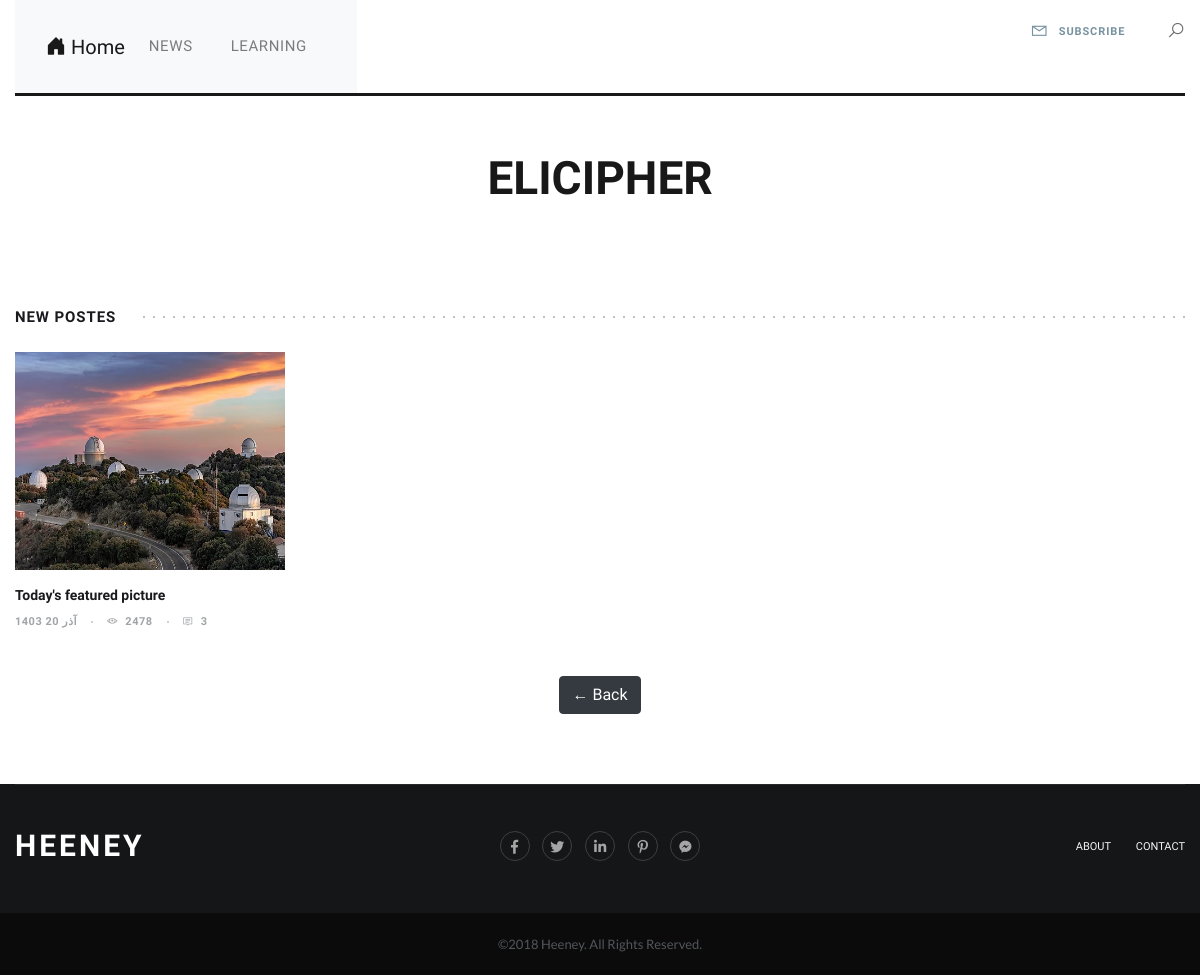
The app's page /home/page/3/ with its own data.
### home/models.py (models this page shows, shortened)
class Category(models.Model):
    Parent = models.ForeignKey('self' , default= None , null=True , blank= True , on_delete= models.SET_NULL , related_name="childeren" , verbose_name= "زیر دسته ")
    title = models.CharField(max_length=100 , verbose_name="عنوان دسته بندی")
    sluge = models.SlugField(max_length=100,unique=True , verbose_name= "آدرس دسته بندی")
    status = models.BooleanField(max_length=1  , verbose_name= "آيا نمایش داده شود؟")
    position = models.IntegerField(verbose_name= "پوزیشن")
    class Meta():
        verbose_name = "دسته بندی"
        verbose_name_plural = "دسته بندی ها"
        ordering = ['Parent__id','position']
    objects = CategoryManger()

class Article(models.Model):
    STATUS_CHOICES =(
        ('d' , 'پیش نویس'),
        ('p' , 'منتشر شده'),
    )
    title = models.CharField(max_length=100 , verbose_name="عنوان مقاله")
    sluge = models.SlugField(max_length=100,unique=True , verbose_name= "آدرس")
    description = models.TextField(verbose_name="محتوای مقاله")
    image = models.ImageField(upload_to="images", verbose_name= "تصویر مقاله")
    publish = models.DateTimeField(default=timezone.now , verbose_name= "زمان انتشار")
    created = models.DateField(auto_now_add=True)
    updated = models.DateField(auto_now=True)
    status = models.CharField(max_length=1 , choices=STATUS_CHOICES , verbose_name= "وضعیت")
    Category = models.ManyToManyField(Category , verbose_name= "دسته بندی", related_name= "Articles")
    class Meta():
        verbose_name = "مقاله"
        verbose_name_plural = "مقالات"
    def jpublish(self):
        return time_Converter(self.publish)
    objects = ArticleManger()

### home/views.py (the view)
# urls.py: 2. Add a URL to urlpatterns:  path('', views.home, name='home')
def home(request , page=1):
    Article_list = Article.objects.Published()
    paginator = Paginator(Article_list, 4)
    articles = paginator.get_page(page)
    context = {
        "Articles" : articles,
        }
    return render(request , 'home.html',context)

### extentions/jalali.py (called while the page is built)
    def persian_tuple(self):
        return self.persian_year, self.persian_month, self.persian_day

### extentions/utils.py (called while the page is built)
def time_Converter(time):
    mahhaye_shamsi = ['فروردین', 'اردیبهشت', 'خرداد', 'تیر', 'مرداد', 'شهریور', 'مهر', 'آبان', 'آذر', 'دی', 'بهمن', 'اسفند']
    time_to_str = "{},{},{}".format(time.year , time.month , time.day)
    time_to_tuple = jalali.Gregorian(time_to_str).persian_tuple()
    time_to_list = list(time_to_tuple)
    for index , mounth in enumerate(mahhaye_shamsi):
        if time_to_list[1] == index+1 :
            time_to_list[1] = mounth
            break
    output = "{} {} {}".format(
        time_to_list[0],
        time_to_list[1],
        time_to_list[2],
        time.hour,
        time.minute,
    )
    return output

### home/models.py (called while the page is built)
    def Published(self):
        return self.filter(status = 'p')

### home/templatetags/base_tags.py (called while the page is built)
@register.inclusion_tag("partials/category_navbar.html")
def Category_Navbar():
    return {"Category" : Category.objects.all()}

### home/templates/home.html (shortened to what this page needs)
{% extends 'Base.html' %}
{% block posts %}
<section class="blog-section feat-stors sec-padding">
	<div class="container">
	  <div class="sec-title">
		<h3>NEW POSTES</h3>
	  </div>
	  <div class="blog-items">
		<div class="row">
		  {% for post in Articles %}
		  <div class="col-lg-3 col-md-6 col-sm-6 col-12">
			<div class="blog-item">
			  <div class="blog-img">
				<img src="{{ post.image.url }}" width="219" height="218">
			  </div>
			  <div class="blog-info">
				<h3 class="post-title"><a href="{% url 'detail' post.sluge %}" title="">{{ post.title }}</a></h3>
				<ul class="meta">
				  <li>{{ post.jpublish }}</li>
				  <li><i class="la la-eye"></i>2478</li>
				  <li><a href="#" title=""><i class="la la-comment-o"></i>3</a></li>
				</ul>
			  </div>
			</div>
	  </div>
	{% endfor %}
	</div>
  </section>
{% endblock %}
{% block btn_home %}
{% if Articles.has_previous %}
<a class="btn btn-dark" href="{% url 'home' Articles.previous_page_number %}" role="button"> ← Back</a>
{% endif %}
</div>
‍‍‍‍‍‍‍{% endblock %}

### home/templates/partials/category_navbar.html (shortened to what this page needs)
<nav class="navbar navbar-expand-lg navbar-light bg-light">
    <div class="container-fluid">
      <a class="navbar-brand" href="#">
        <i class="bi bi-house-door-fill"></i> Home
      </a>
      <div class="collapse navbar-collapse" id="navbarCategoryMenu">
        <ul class="navbar-nav">
          {% for category in Category %}
            {% if category.Parent == None %}
            <li class="nav-item dropdown">
              <a class="nav-link dropdown-toggle" href=""
                 role="button" data-bs-toggle="dropdown" aria-expanded="false">
                {{ category.title }}
              </a>
            </li>
            {% endif %}
          {% endfor %}
        </ul>
      </div>
    </div>
  </nav>

### home/static/blog/css/style.css (style rules this page uses)
html, body, div, span, applet, object, iframe, h1, h2, h3, h4, h5, h6, p, blockquote, pre, a, abbr, acronym, address, big, cite, code, del, dfn, em, img, ins, kbd, q, s, samp, small, strike, strong, sub, sup, tt, var, b, u, i, center, dl, dt, dd, ol, ul, li, fieldset, form, label, legend, table, caption, tbody, tfoot, thead, tr, th, td, article, aside, canvas, details, embed, figure, figcaption, footer, header, hgroup, menu, nav, output, ruby, section, summary, time, mark, audio, video { margin: 0; padding: 0; border: 0; font-size: 100%; font: inherit; vertical-align: baseline; }
article, aside, details, figcaption, figure, footer, header, hgroup, menu, nav, section { display: block; }
body { overflow-x: hidden; font-family: 'Muli', sans-serif; line-height: 1; color: #9c9c9c; font-size: 15px; font-weight: 400; line-height: 22px; }
ul { list-style: none; }
* { margin:0; padding: 0; }
section { display: block; position: relative; }
img { display: inline-block; margin-bottom: -6px; }
.container { padding: 0; }
.sec-padding { padding: 50px 0; }
.blog-img:before, .page-img:before, .social-links li a, .social-links li a:before, .social-links li a:after, .blog-img > img, .blog-item:hover .blog-img > img, .page-link, .wd-post > img, .penc-img, .catgs-links li a, .search-page, .sub-menu, .sub-menu li a, .sub-menu li a:before, .side-menu, .menu-list ul li a, .menu-btn > a span, .post-control ul li, .post-control ul li a { -webkit-transition: all 0.4s linear; -moz-transition: all 0.4s linear; -ms-transition: all 0.4s linear; -o-transition: all 0.4s linear; transition: all 0.4s linear; }
nav { display: inline-block; }
nav ul li { display: inline-block; padding: 19px 11px 20px 11px; position: relative; }
nav ul li a { display: inline-block; color: #1a191e; font-size: 11px; font-weight: 800; text-transform: uppercase; letter-spacing: 0.6px; }
nav ul li:first-child { padding-left: 0; }
.blog-img:before, .page-img:before { content: ''; position: absolute; top: 0; left: 0; width: 100%; height: 100%; background-color: rgba(42,42,42,0.30); z-index: 9; opacity: 0; visibility: hidden; }
.sec-title { position: relative; margin-bottom: 24px; margin-top: -5px; }
.sec-title:before { content: ''; position: absolute; top: 50%; left: 0; width: 100%; height: 1px; background-image: linear-gradient(to right, transparent 80%, #818182 15%); background-size: 10px 100%; background-repeat: repeat-x; -webkit-transform: translateY(-50%); -moz-transform: translateY(-50%); -ms-transform: translateY(-50%); -o-transform: translateY(-50%); transform: translateY(-50%); }
.sec-title h3 { color: #1a191e; font-size: 15px; text-transform: uppercase; font-weight: 900; position: relative; display: inline-block; background-color: #ffffff; padding-right: 22px; letter-spacing: 0.9px; }
.blog-img { margin-bottom: 15px; position: relative; overflow: hidden; }
.blog-img > img { width: 100%; }
.post-title { font-size: 17px; line-height: 25px; color: #1a191e; font-weight: 900; margin-bottom: 4px; }
.post-title a { color: #1a191e; }
.meta { margin-bottom: -7px; }
.meta li, .meta li a { display: inline-block; font-size: 11px; color: #a1a4a6; font-weight: 700; position: relative; text-transform: uppercase; letter-spacing: 0.5px; }
.meta li i { padding-right: 7px; }
.meta li { padding: 0 13px; }
.meta li:last-child { padding-right: 0; }
.meta li:before { content: ''; position: absolute; top: 50%; right: -3px; width: 2px; height: 1px; background-color: #a1a4a6; -webkit-transform: translateY(-50%); -moz-transform: translateY(-50%); -ms-transform: translateY(-50%); -o-transform: translateY(-50%); transform: translateY(-50%); }
.meta li:first-child { padding-left: 0; }
.meta li:last-child:before { display: none; }

### home/static/blog/css/responsive.css (style rules this page uses)
@media (max-width: 1200px) { .container { max-width: 100%;padding: 0 15px; } }
@media (max-width: 1200px) { .feat-stors .post-title { font-size: 14px;line-height: 20px; } }

### home/templates/Base.html (style rules this page uses)
.dropdown-toggle::after { display: none !important; }

### records on screen
Category: title "NEWS"
Category: title "LEARNING"
Article: image (picture), title "Today's featured picture", jpublish "1403 آذر 20"
